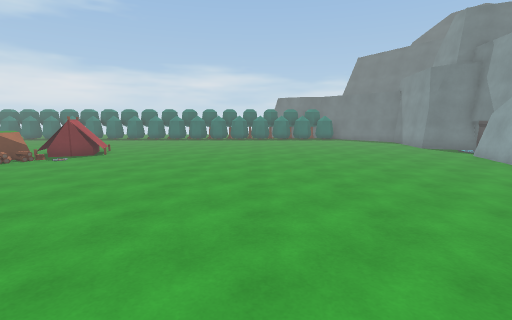
View 1 (above)

16 first-person views from a walk through a 3-D level made in the Unity game engine. The camera is 1.5 m above the floor, tilts 8° down and sees 85° across. The floor is counted in squares, 1 m on a side. Each view is taken from the middle of a square. On the plan, view 1 faces up. The plan holds only what a view shows up to about 14 squares ahead; the rest is blank. The place goes on beyond the plan. Some surface patterns are stand-ins.

View 2
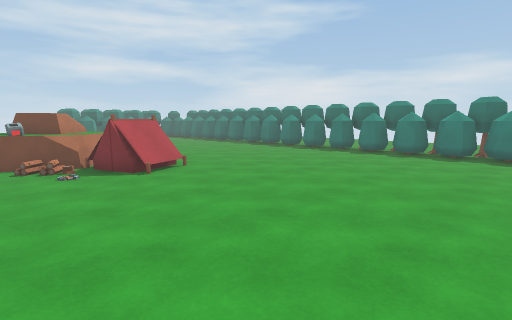

View 3
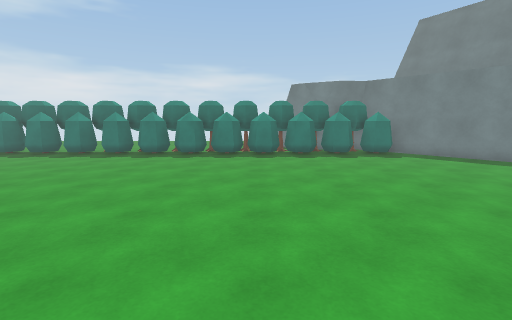

View 4
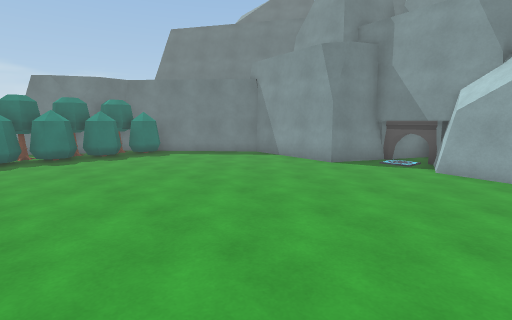

View 5
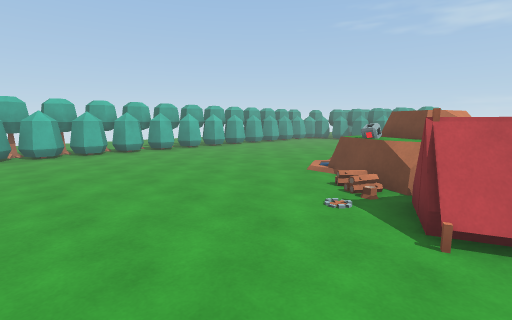

View 6
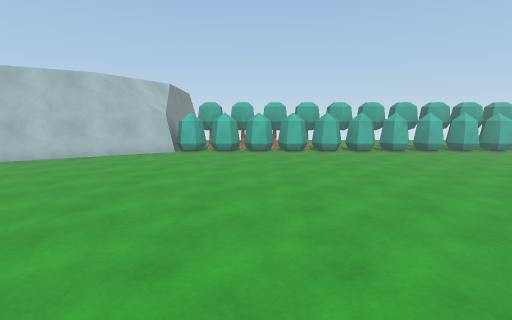

View 7
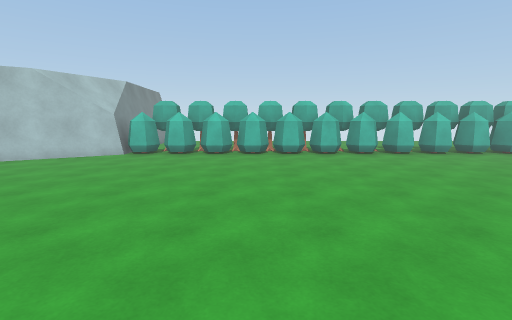

View 8
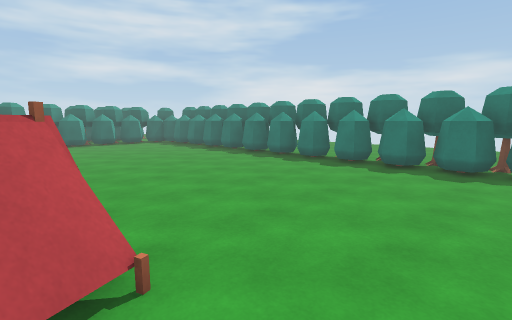

View 9
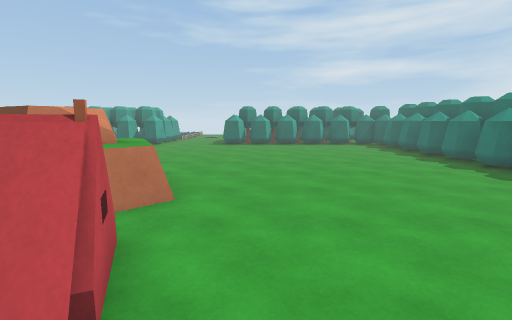

View 10
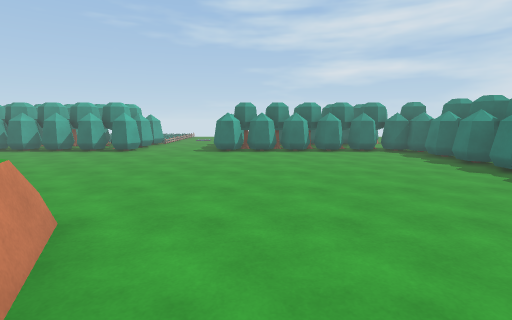

View 11
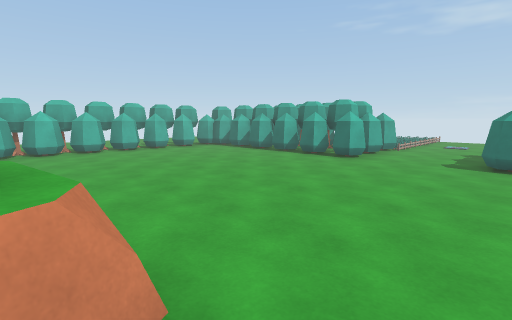

View 12
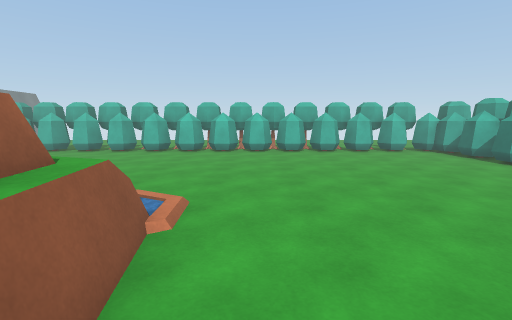

View 13
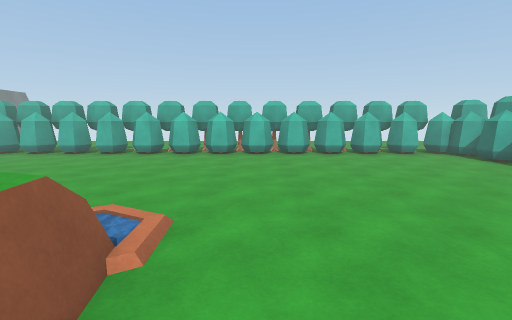

View 14
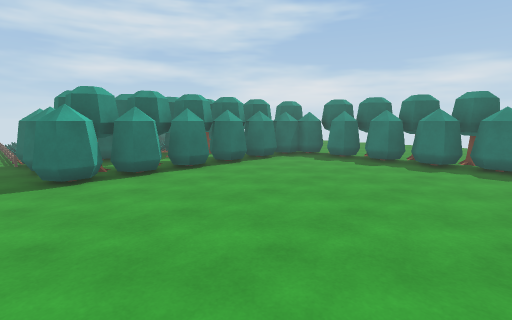

View 15
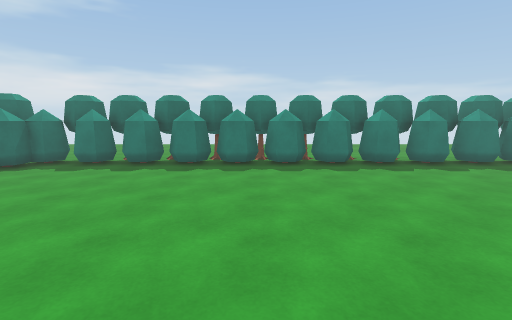

View 16
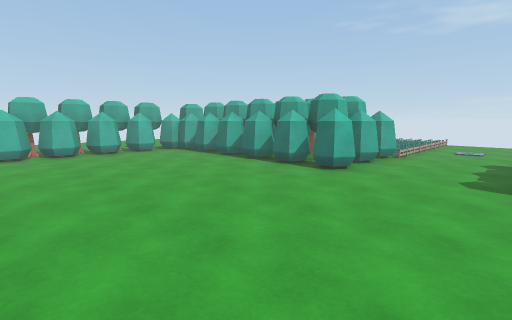

### Floor plan
Key: @ floor where view 1 was taken; # wall or solid block; . floor; / step, stairs or slope; ≈ water the walk keeps out of; T tent; R tree; O other object.
Columns run from 34 left of view 1 to 13 right of it. Each row starts with its distance up from view 1.
 25            RRR RRRR RRRR R RRRR RRRR ##
 24           RRRRRRRRRRRRRRRRRRRRRRRRRRRRRR #
 23          RRRRRRRRRRRRRRRRRRRRRRRRRRRRRRRR##
 22          RR.R.R.RR.R.RR.R.R.RR.R.RR.R.R.R.##
 21          RR................................##
 20        RRRR.................................#
 19         RRR.................................#
 18       RRRRR.................................#
 17          RR................................##
 16        RRRR................................##
 15        R RR................................####
 14       RRRRR...............T..................O##
 13   ////R R R...........OO.TTT.................###
 12 ....................OOOOOTTT................##
 11 ....................OO OOO.................##
 10  ....................OOOOO.................#
  9   ////RRR.R..........O O...................
  8       RRRRR..........≈ ≈...................
  7          RR...............................
  6        RRRR..............................
  5          RR.............................
  4          RR.............................
  3          RR..............................#
  2          RR............................###
  1          RR..........................###
  0          RR.......................@.##
 -1         RRRRRRRRRRRRRRRRRRRRRRRRRRR##
 -2         RRRRRRRRRRRRRRRRRRRRRRRRRRR#
 -3            RRRRRRRR RRRR RRRRRRRRRR

Positions as (right, up) in squares from view 1, and headings:
1: (0, 0), facing up
2: (1, 9), facing up-left
3: (0, 10), facing up
4: (0, 10), facing up-right
5: (-3, 13), facing down-left
6: (-3, 13), facing down
7: (-5, 12), facing down
8: (-5, 13), facing up-left
9: (-6, 15), facing left
10: (-10, 15), facing left
11: (-13, 14), facing down-left
12: (-15, 13), facing down
13: (-15, 12), facing down
14: (-16, 12), facing up-left
15: (-16, 13), facing up
16: (-16, 13), facing down-left
